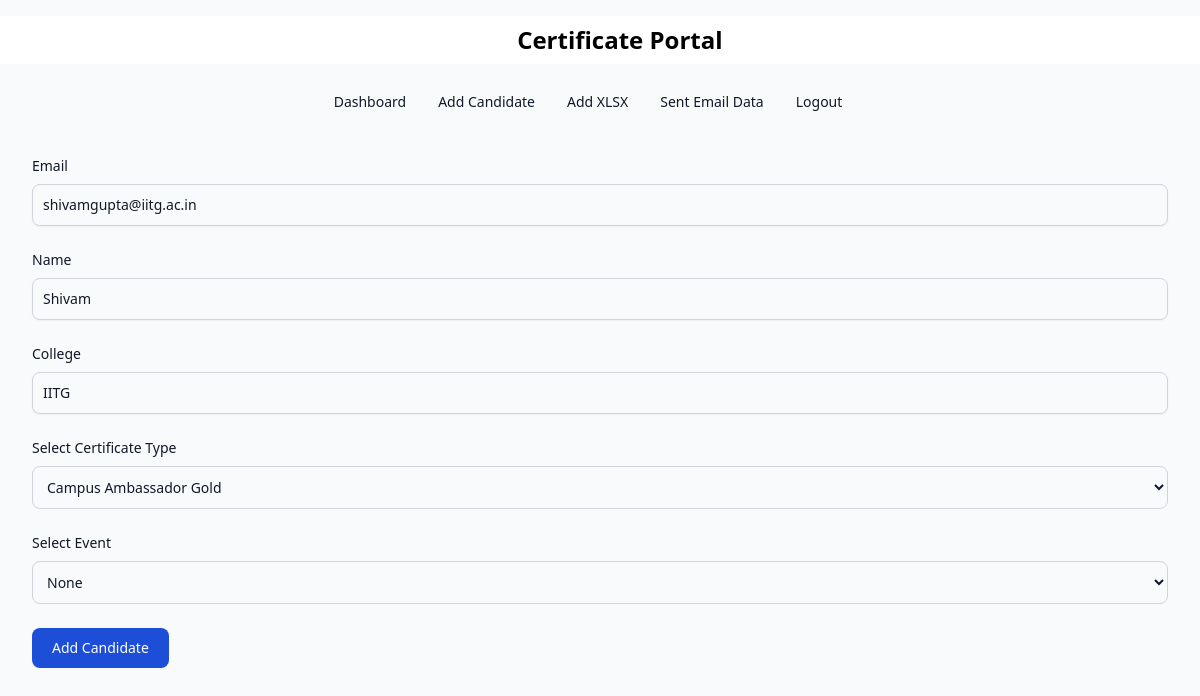
/update/1 (signed in), run on the app's committed database.
### main/models.py (models this page shows, shortened)
class candidate(models.Model):
    name = models.CharField(max_length=255 , null=False)
    certificate_type = models.CharField(max_length=30, choices=CERTIFICATE_OPTIONS, default='CA' ,blank = False)
    college = models.CharField(max_length=255 , null=True, blank=True)
    is_sent = models.BooleanField(default=False)
    is_valid = models.BooleanField(default = True)
    event = models.CharField(max_length=50, choices=EVENT_OPTIONS, default='', blank = False)
    email = models.EmailField(max_length=70, blank = False)

### main/views.py (the view, shortened to what this page needs)
# urls.py: path('update/<str:pk>', views.update_candidate, name="update"),
@login_required(redirect_field_name='login')
def update_candidate(request, pk):
    candid = candidate.objects.filter(id=pk).first()
    context = {
        'candidate': candid,
        'events': EVENT_OPTIONS,  # Make sure to define EVENT_OPTIONS in your context
        'types': CERTIFICATE_OPTIONS
    }
    return render(request, 'main/candidateform.html', context)

### main/templates/main/candidateform.html (shortened to what this page needs)
{% extends 'partials/base.html' %} {% load static %} {% block content %}
{%include "partials/navbar.html" %}
<form class="p-8" method="POST">
  <div class="mb-6">
    <label
      for="email"
      class="block mb-2 text-sm font-medium text-gray-900 dark:text-white"
      >Email</label
    >
    <input
      type="email"
      id="email"
      name="email"
      value="{{ candidate.email }}"
      class="shadow-sm bg-gray-50 border border-gray-300 text-gray-900 text-sm rounded-lg focus:ring-blue-500 focus:border-blue-500 block w-full p-2.5 dark:bg-gray-700 dark:border-gray-600 dark:placeholder-gray-400 dark:text-white dark:focus:ring-blue-500 dark:focus:border-blue-500 dark:shadow-sm-light"
      placeholder="name@flowbite.com"
      required
    />
  </div>
  <div class="mb-6">
    <label
      for="name"
      class="block mb-2 text-sm font-medium text-gray-900 dark:text-white"
      >Name</label
    >
    <input
      type="text"
      name="name"
      id="name"
      value="{{candidate.name}}"
      placeholder="Robin Joseph"
      class="shadow-sm bg-gray-50 border border-gray-300 text-gray-900 text-sm rounded-lg focus:ring-blue-500 focus:border-blue-500 block w-full p-2.5 dark:bg-gray-700 dark:border-gray-600 dark:placeholder-gray-400 dark:text-white dark:focus:ring-blue-500 dark:focus:border-blue-500 dark:shadow-sm-light"
      required
    />
  </div>
  <div class="mb-6">
    <label
      for="college"
      class="block mb-2 text-sm font-medium text-gray-900 dark:text-white"
      >College</label
    >
    <input
      type="text"
      name="college"
      id="college"
      value = "{{candidate.college}}"
      placeholder="Indian Institute of Technolog Guwahati"
      class="shadow-sm bg-gray-50 border border-gray-300 text-gray-900 text-sm rounded-lg focus:ring-blue-500 focus:border-blue-500 block w-full p-2.5 dark:bg-gray-700 dark:border-gray-600 dark:placeholder-gray-400 dark:text-white dark:focus:ring-blue-500 dark:focus:border-blue-500 dark:shadow-sm-light"
      required
    />
  </div>
  <div class="mb-6">
    <label
      for="countries"
      class="block mb-2 text-sm font-medium text-gray-900 dark:text-white"
      >Select Certificate Type</label
    >
    <select
      name="Certificate1"
      id="Certificate"
      class="bg-gray-50 border border-gray-300 text-gray-900 text-sm rounded-lg focus:ring-blue-500 focus:border-blue-500 block w-full p-2.5 dark:bg-gray-700 dark:border-gray-600 dark:placeholder-gray-400 dark:text-white dark:focus:ring-blue-500 dark:focus:border-blue-500"
    >
      {% for type in types%}
      <option value="{{type.0}}">{{ type.1}}</option>
      {%endfor%}
    </select>
  </div>
  <div class="mb-6">
    <label
      for="event"
      class="block mb-2 text-sm font-medium text-gray-900 dark:text-white"
      >Select Event</label
    >
    <select
      name="event1"
      id="countries"
      class="bg-gray-50 border border-gray-300 text-gray-900 text-sm rounded-lg focus:ring-blue-500 focus:border-blue-500 block w-full p-2.5 dark:bg-gray-700 dark:border-gray-600 dark:placeholder-gray-400 dark:text-white dark:focus:ring-blue-500 dark:focus:border-blue-500"
    >
      {% for event in events%}
      <option value="{{event.0}}">{{ event.1}}</option>
      {%endfor%}
    </select>
  </div>
  <button
    type="submit"
    class="text-white bg-blue-700 hover:bg-blue-800 focus:ring-4 focus:outline-none focus:ring-blue-300 font-medium rounded-lg text-sm px-5 py-2.5 text-center dark:bg-blue-600 dark:hover:bg-blue-700 dark:focus:ring-blue-800"
  >
    Add Candidate
  </button>
</form>
{% endblock %}

### data on the page
candidate: email "shivamgupta@iitg.ac.in", name "Shivam", college "IITG"

### other printed values
form field Certificate1 "Campus Ambassador Gold"
form field event1 "None"
